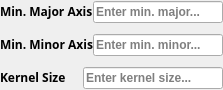
                        <widget class="QFrame" name="frame_2">
                         <property name="minimumSize">
                          <size>
                           <width>0</width>
                           <height>90</height>
                          </size>
                         </property>
                         <property name="maximumSize">
                          <size>
                           <width>16777215</width>
                           <height>90</height>
                          </size>
                         </property>
                         <property name="styleSheet">
                          <string notr="true"/>
                         </property>
                         <layout class="QGridLayout" name="gridLayout_33">
                          <property name="leftMargin">
                           <number>0</number>
                          </property>
                          <property name="topMargin">
                           <number>0</number>
                          </property>
                          <property name="rightMargin">
                           <number>0</number>
                          </property>
                          <property name="bottomMargin">
                           <number>0</number>
                          </property>
                          <property name="verticalSpacing">
                           <number>10</number>
                          </property>
                          <item row="2" column="0">
                           <layout class="QGridLayout" name="gridLayout_133" columnstretch="0,1">
                            <property name="verticalSpacing">
                             <number>10</number>
                            </property>
                            <item row="0" column="0">
                             <widget class="QLabel" name="label_56">
                              <property name="sizePolicy">
                               <sizepolicy hsizetype="Preferred" vsizetype="Fixed">
                                <horstretch>0</horstretch>
                                <verstretch>0</verstretch>
                               </sizepolicy>
                              </property>
                              <property name="font">
                               <font>
                                <family>Yu Gothic UI Semibold</family>
                                <pointsize>9</pointsize>
                                <weight>75</weight>
                                <italic>false</italic>
                                <bold>true</bold>
                                <underline>false</underline>
                               </font>
                              </property>
                              <property name="text">
                               <string>Min. Minor Axis</string>
                              </property>
                             </widget>
                            </item>
                            <item row="0" column="1">
                             <widget class="QLineEdit" name="lineEdit_minorax_min_b">
                              <property name="sizePolicy">
                               <sizepolicy hsizetype="Fixed" vsizetype="Fixed">
                                <horstretch>0</horstretch>
                                <verstretch>0</verstretch>
                               </sizepolicy>
                              </property>
                              <property name="minimumSize">
                               <size>
                                <width>130</width>
                                <height>0</height>
                               </size>
                              </property>
                              <property name="maximumSize">
                               <size>
                                <width>140</width>
                                <height>16777215</height>
                               </size>
                              </property>
                              <property name="font">
                               <font>
                                <family>Yu Gothic UI</family>
                                <pointsize>9</pointsize>
                                <weight>75</weight>
                                <italic>false</italic>
                                <bold>true</bold>
                                <underline>false</underline>
                               </font>
                              </property>
                              <property name="cursor">
                               <cursorShape>IBeamCursor</cursorShape>
                              </property>
                              <property name="toolTip">
                               <string>Enter minimum minor axis length to be detected</string>
                              </property>
                              <property name="cursorPosition">
                               <number>0</number>
                              </property>
                              <property name="alignment">
                               <set>Qt::AlignLeading|Qt::AlignLeft|Qt::AlignVCenter</set>
                              </property>
                              <property name="placeholderText">
                               <string>Enter min. minor...</string>
                              </property>
                              <property name="clearButtonEnabled">
                               <bool>false</bool>
                              </property>
                             </widget>
                            </item>
                           </layout>
                          </item>
                          <item row="3" column="0">
                           <layout class="QGridLayout" name="gridLayout_134" columnstretch="0,1">
                            <property name="verticalSpacing">
                             <number>10</number>
                            </property>
                            <item row="0" column="0">
                             <widget class="QLabel" name="label_57">
                              <property name="sizePolicy">
                               <sizepolicy hsizetype="Preferred" vsizetype="Fixed">
                                <horstretch>0</horstretch>
                                <verstretch>0</verstretch>
                               </sizepolicy>
                              </property>
                              <property name="font">
                               <font>
                                <family>Yu Gothic UI Semibold</family>
                                <pointsize>9</pointsize>
                                <weight>75</weight>
                                <italic>false</italic>
                                <bold>true</bold>
                                <underline>false</underline>
                               </font>
                              </property>
                              <property name="text">
                               <string>Kernel Size</string>
                              </property>
                             </widget>
                            </item>
                            <item row="0" column="1">
                             <widget class="QLineEdit" name="lineEdit_kernel_size_ellipse">
                              <property name="sizePolicy">
                               <sizepolicy hsizetype="Fixed" vsizetype="Fixed">
                                <horstretch>0</horstretch>
                                <verstretch>0</verstretch>
                               </sizepolicy>
                              </property>
                              <property name="minimumSize">
                               <size>
                                <width>130</width>
                                <height>0</height>
                               </size>
                              </property>
                              <property name="maximumSize">
                               <size>
                                <width>140</width>
                                <height>16777215</height>
                               </size>
                              </property>
                              <property name="font">
                               <font>
                                <family>Yu Gothic UI</family>
                                <pointsize>9</pointsize>
                                <weight>75</weight>
                                <italic>false</italic>
                                <bold>true</bold>
                                <underline>false</underline>
                               </font>
                              </property>
                              <property name="cursor">
                               <cursorShape>IBeamCursor</cursorShape>
                              </property>
                              <property name="toolTip">
                               <string>Enter kernel size</string>
                              </property>
                              <property name="cursorPosition">
                               <number>0</number>
                              </property>
                              <property name="alignment">
                               <set>Qt::AlignLeading|Qt::AlignLeft|Qt::AlignVCenter</set>
                              </property>
                              <property name="placeholderText">
                               <string>Enter kernel size...</string>
                              </property>
                              <property name="clearButtonEnabled">
                               <bool>false</bool>
                              </property>
                             </widget>
                            </item>
                           </layout>
                          </item>
                          <item row="0" column="0">
                           <layout class="QGridLayout" name="gridLayout_132" columnstretch="0,1">
                            <property name="verticalSpacing">
                             <number>10</number>
                            </property>
                            <item row="0" column="0">
                             <widget class="QLabel" name="label_55">
                              <property name="sizePolicy">
                               <sizepolicy hsizetype="Preferred" vsizetype="Fixed">
                                <horstretch>0</horstretch>
                                <verstretch>0</verstretch>
                               </sizepolicy>
                              </property>
                              <property name="font">
                               <font>
                                <family>Yu Gothic UI Semibold</family>
                                <pointsize>9</pointsize>
                                <weight>75</weight>
                                <italic>false</italic>
                                <bold>true</bold>
                                <underline>false</underline>
                               </font>
                              </property>
                              <property name="text">
                               <string>Min. Major Axis</string>
                              </property>
                             </widget>
                            </item>
                            <item row="0" column="1">
                             <widget class="QLineEdit" name="lineEdit_majorax_min_a">
                              <property name="sizePolicy">
                               <sizepolicy hsizetype="Fixed" vsizetype="Fixed">
                                <horstretch>0</horstretch>
                                <verstretch>0</verstretch>
                               </sizepolicy>
                              </property>
                              <property name="minimumSize">
                               <size>
                                <width>130</width>
                                <height>0</height>
                               </size>
                              </property>
                              <property name="maximumSize">
                               <size>
                                <width>140</width>
                                <height>16777215</height>
                               </size>
                              </property>
                              <property name="font">
                               <font>
                                <family>Yu Gothic UI</family>
                                <pointsize>9</pointsize>
                                <weight>75</weight>
                                <italic>false</italic>
                                <bold>true</bold>
                                <underline>false</underline>
                               </font>
                              </property>
                              <property name="cursor">
                               <cursorShape>IBeamCursor</cursorShape>
                              </property>
                              <property name="toolTip">
                               <string>Enter minimum major axis length to be detected</string>
                              </property>
                              <property name="cursorPosition">
                               <number>0</number>
                              </property>
                              <property name="alignment">
                               <set>Qt::AlignLeading|Qt::AlignLeft|Qt::AlignVCenter</set>
                              </property>
                              <property name="placeholderText">
                               <string>Enter min. major...</string>
                              </property>
                              <property name="clearButtonEnabled">
                               <bool>false</bool>
                              </property>
                             </widget>
                            </item>
                           </layout>
                          </item>
                         </layout>
                        </widget>
